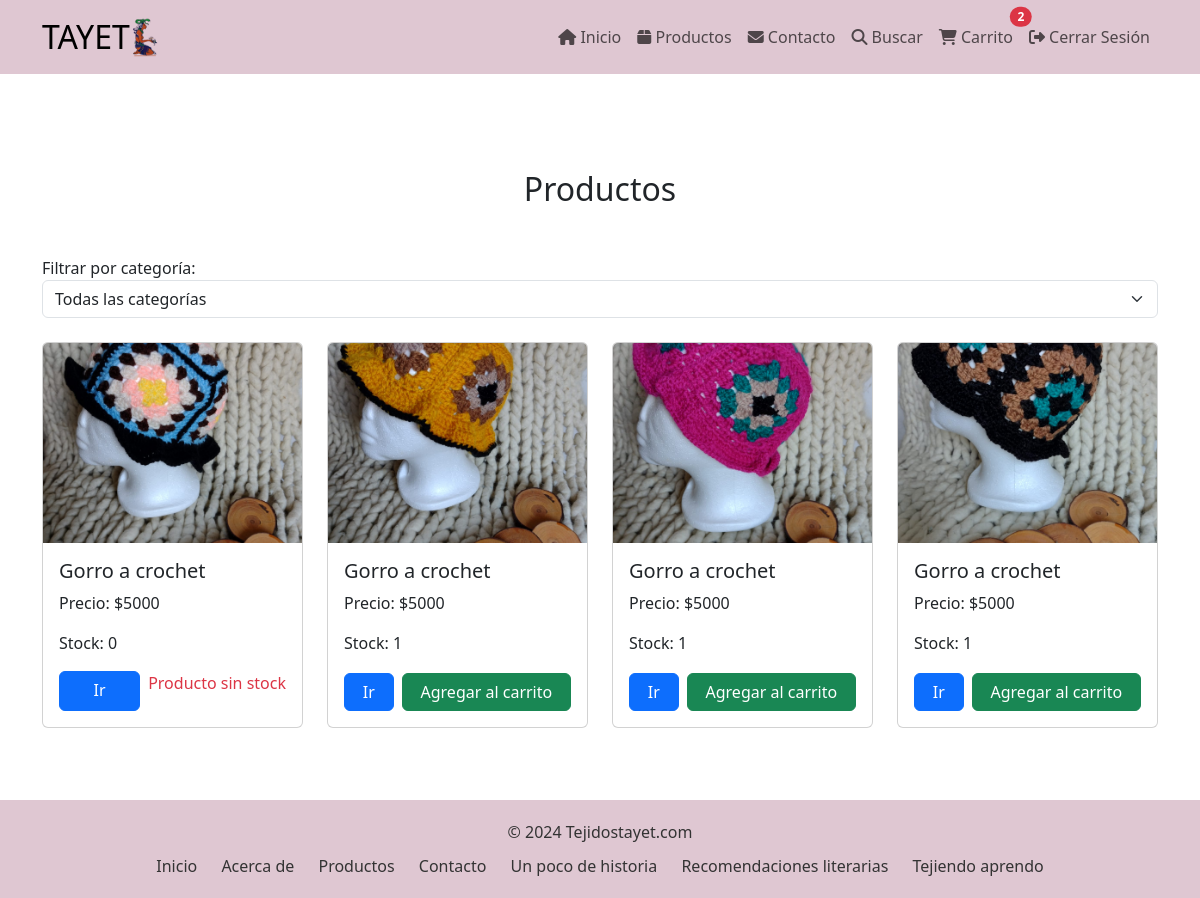
The page /productos/ (signed in) on the database its author committed.
### core/models.py (models this page shows, shortened)
class Producto(models.Model):
    nombre = models.CharField(max_length=100)
    descripcion = models.TextField()
    precio = models.IntegerField()
    imagen = models.ImageField(upload_to='productos/')
    categoria = models.ForeignKey(Categoria, on_delete=models.CASCADE, related_name='productos')
    stock = models.IntegerField(default=0)

### core/views.py (the view)
# urls.py: path('productos/', productos, name="productos"),
def productos(request):
    categorias = Categoria.objects.all()
    categoria_id = request.GET.get('categoria')
    search_query = request.GET.get('search', '')
    if categoria_id:
        productos = Producto.objects.filter(categoria_id=categoria_id)
    else:
        productos = Producto.objects.all()
    if search_query:
        productos = productos.filter(nombre__icontains=search_query) | productos.filter(descripcion__icontains=search_query)
    return render(request, 'core/productos.html', {'productos': productos, 'categorias': categorias})

### core/context_processors.py (called while the page is built)
def carrito_context(request):
    if request.user.is_authenticated:
        cantidad_total = Carrito.objects.filter(usuario=request.user).aggregate(total_cantidad=Sum('cantidad'))['total_cantidad'] or 0
    else:
        cantidad_total = 0
    return {'cantidad_total': cantidad_total}

### core/templates/core/productos.html (shortened to what this page needs)
{% extends "core/base.html" %}
{% load static %}
{% block principal %}
<section id="productos" class="pt-5">
    <div class="container">
        <h2 class="text-center my-5">Productos</h2>
        <div class="mb-4">
            <form method="get" action="{% url 'productos' %}">
                <div class="form-group">
                    <label for="categoria">Filtrar por categoría:</label>
                    <select id="categoria" name="categoria" class="form-select" onchange="this.form.submit()">
                        <option value="">Todas las categorías</option>
                    </select>
                </div>
            </form>
        </div>
        <div class="row">
            {% for producto in productos %}
            <div class="col-lg-3 mb-4 d-flex">
                <div class="card flex-fill" style="width: 100%;">
                    <img src="{{ producto.imagen.url }}" class="card-img-top" alt="{{ producto.nombre }}" style="object-fit: cover; height: 200px;">
                    <div class="card-body d-flex flex-column">
                        <h5 class="card-title">{{ producto.nombre }}</h5>
                        <p class="card-text">Precio: ${{ producto.precio }}</p>
                        <p class="card-text">Stock: {{ producto.stock }}</p>
                        <div class="d-flex gap-2 mt-auto">
                            <a href="{% url 'producto_detalle' producto.id %}" class="btn btn-primary flex-grow-1">
                                Ir
                            </a>
                            {% if producto.stock > 0%}
                            <a href="{% url 'agregar_al_carrito' producto.id %}" class="btn btn-success flex-grow-1">
                                Agregar al carrito
                            </a>
                            {% else %}
                                <p class="text-danger">Producto sin stock</p>
                            {% endif %}
                        </div>
                    </div>
                </div>
            </div>
            {% empty %}
            <p class="text-center">No hay productos disponibles.</p>
            {% endfor %}
        </div>
    </div>
</section>
<div class="pt-5"></div>
{% endblock %}

### core/templates/core/base.html (style rules this page uses)
html, body { height: 100%; margin: 0; display: flex; flex-direction: column; }

### rows shown on the page
Producto: imagen (picture), nombre "Gorro a crochet", precio "5000", stock "0", shows "Producto sin stock"
Producto: imagen (picture), nombre "Gorro a crochet", precio "5000", stock "1", shows "Agregar al carrito"
Producto: imagen (picture), nombre "Gorro a crochet", precio "5000", stock "1", shows "Agregar al carrito"
Producto: imagen (picture), nombre "Gorro a crochet", precio "5000", stock "1", shows "Agregar al carrito"

### other values the page prints
{{ cantidad_total }} "2"
